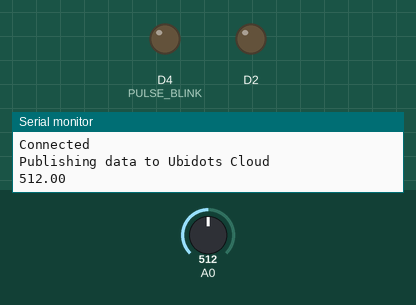
Simulated run of this sketch. Board: ESP8266 (NodeMCU). Shown: output pins drawn as LEDs (lit = HIGH), the last lines printed to the serial monitor. Inputs (shaded band) come from the test bench; at power-on: A0 = 512. WiFi joins after 1.5 s; servers stay silent unless stated; no MQTT or app messages arrive unless stated.

Above: at 1.6 s.
At 6.1 s:
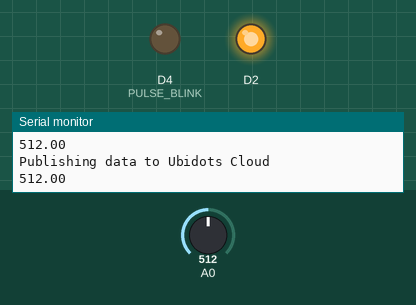
Timing chart, 0 to 7.6 s (numbered marks = the images above):
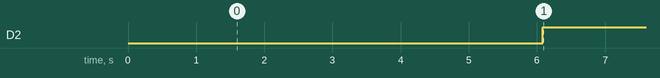

Measured:
- by itself, D2: LOW → HIGH at 6.1 s

The sketch:

PulseSensor2.ino
```cpp
#define USE_ARDUINO_INTERRUPTS false
#define WIFISSID "xxxxxxx" // Put your WifiSSID here
#define PASSWORD "xxxxxxx" // Put your wifi password here
#define TOKEN "xxxxxxxx" // Put your Ubidots' TOKEN
#define MQTT_CLIENT_NAME "xxxxxxxxxxx" // MQTT client Name, please enter your own 8-12 alphanumeric character ASCII string;
#define VARIABLE_LABEL "Sensor de Frequência Cardíaca" // Assing the variable label
#define DEVICE_LABEL "Batimentos" // Assig the device label

#include <PulseSensorPlayground.h>
#include <ESP8266WiFi.h>
#include <PubSubClient.h>

const int OUTPUT_TYPE = SERIAL_PLOTTER;
const int PULSE_INPUT = 0;
const int PULSE_BLINK = 2;    // Pin 13 is the on-board LED
const int THRESHOLD = 550;   // Adjust this number to avoid noise when idle

byte samplesUntilReport;
const byte SAMPLES_PER_SERIAL_SAMPLE = 10;

char mqttBroker[]  = "industrial.api.ubidots.com";
char payload[100];
char topic[150];
char str_sensor[10];

WiFiClient ubidots;
PubSubClient client(ubidots);
PulseSensorPlayground pulseSensor;

void setup() {
  Serial.begin(115200);
  WiFi.begin(WIFISSID, PASSWORD);
  Serial.println();
  Serial.print("Waiting for WiFi...");

  while (WiFi.status() != WL_CONNECTED) {
    Serial.print(".");
    delay(500);
  }
  pinMode(D2, OUTPUT);
  Serial.println("");
  Serial.println("WiFi Connected");
  Serial.println("IP address: ");
  Serial.println(WiFi.localIP());
  client.setServer(mqttBroker, 1883);
  client.setCallback(callback);

  // Configure the PulseSensor manager.
  pulseSensor.analogInput(PULSE_INPUT);
  pulseSensor.blinkOnPulse(PULSE_BLINK);

  pulseSensor.setSerial(Serial);
  pulseSensor.setOutputType(OUTPUT_TYPE);
  pulseSensor.setThreshold(THRESHOLD);

  // Skip the first SAMPLES_PER_SERIAL_SAMPLE in the loop().
  samplesUntilReport = SAMPLES_PER_SERIAL_SAMPLE;

  // Now that everything is ready, start reading the PulseSensor signal.
  if (!pulseSensor.begin()) {
    for(;;) {
      // Flash the led to show things didn't work.
      digitalWrite(PULSE_BLINK, LOW);
      delay(50);
      digitalWrite(PULSE_BLINK, HIGH);
      delay(50);
    }
  }
}

void loop() {
  if (!client.connected()) {
    reconnect();
  }

  sprintf(topic, "%s%s", "/v1.6/devices/", DEVICE_LABEL);
  sprintf(payload, "%s", ""); // Cleans the payload
  sprintf(payload, "{\"%s\":", VARIABLE_LABEL); // Adds the variable label
  float batimentos = analogRead(0);
  float sensor = batimentos;

  /* 4 is mininum width, 2 is precision; float value is copied onto str_sensor*/
  dtostrf(sensor, 4, 2, str_sensor);

  sprintf(payload, "%s {\"value\": %s}}", payload, str_sensor); // Adds the value
  Serial.println("Publishing data to Ubidots Cloud");
  client.publish(topic, payload);
  client.loop();
  Serial.println(batimentos);

  if (pulseSensor.sawNewSample()) {

    if (--samplesUntilReport == (byte) 0) {
      samplesUntilReport = SAMPLES_PER_SERIAL_SAMPLE;

      pulseSensor.outputSample();

      if (batimentos < 20 || batimentos > 200 ) {
        digitalWrite(D2, HIGH);
      } else {
        digitalWrite(D2, LOW);
      }
    }
  }
   delay(500);
}

void callback(char* topic, byte* payload, unsigned int length) {
  char p[length + 1];
  memcpy(p, payload, length);
  p[length] = NULL;
  Serial.write(payload, length);
  Serial.println(topic);
}

void reconnect() {
  // Loop until we're reconnected
  while (!client.connected()) {
    Serial.println("Attempting MQTT connection...");

    // Attemp to connect
    if (client.connect(MQTT_CLIENT_NAME, TOKEN, "")) {
      Serial.println("Connected");
    } else {
      Serial.print("Failed, rc=");
      Serial.print(client.state());
      Serial.println(" try again in 2 seconds");
      // Wait 2 seconds before retrying
      delay(2000);
    }
  }
}
```
